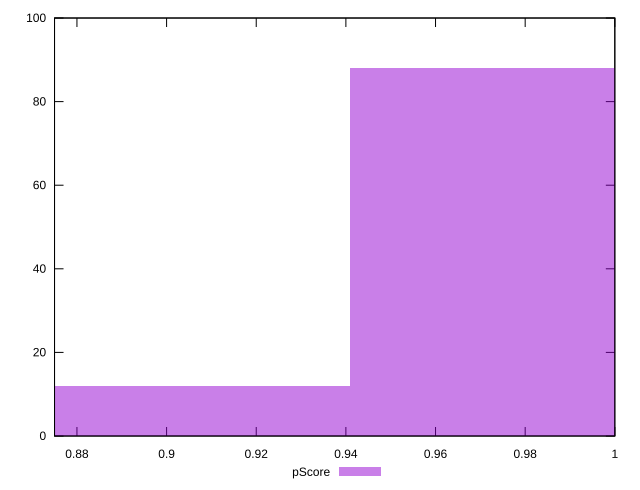

Source code (gnuplot):
reset

$pScore <<EOF
0.9000202910450753 12
0.9818403175037185 88
EOF

set key outside below
set boxwidth 0.08182002645864321
set xrange [0.875:1]
set yrange [0:100]
set trange [0:100]
set style fill transparent solid 0.5 noborder
set terminal svg size 640, 490 enhanced background rgb 'white'
set output "report_00017_2021-02-10T15-08-03.406Z/unminified-css/samples/pages/pScore/histogram.svg"

plot $pScore title "pScore" with boxes

reset
